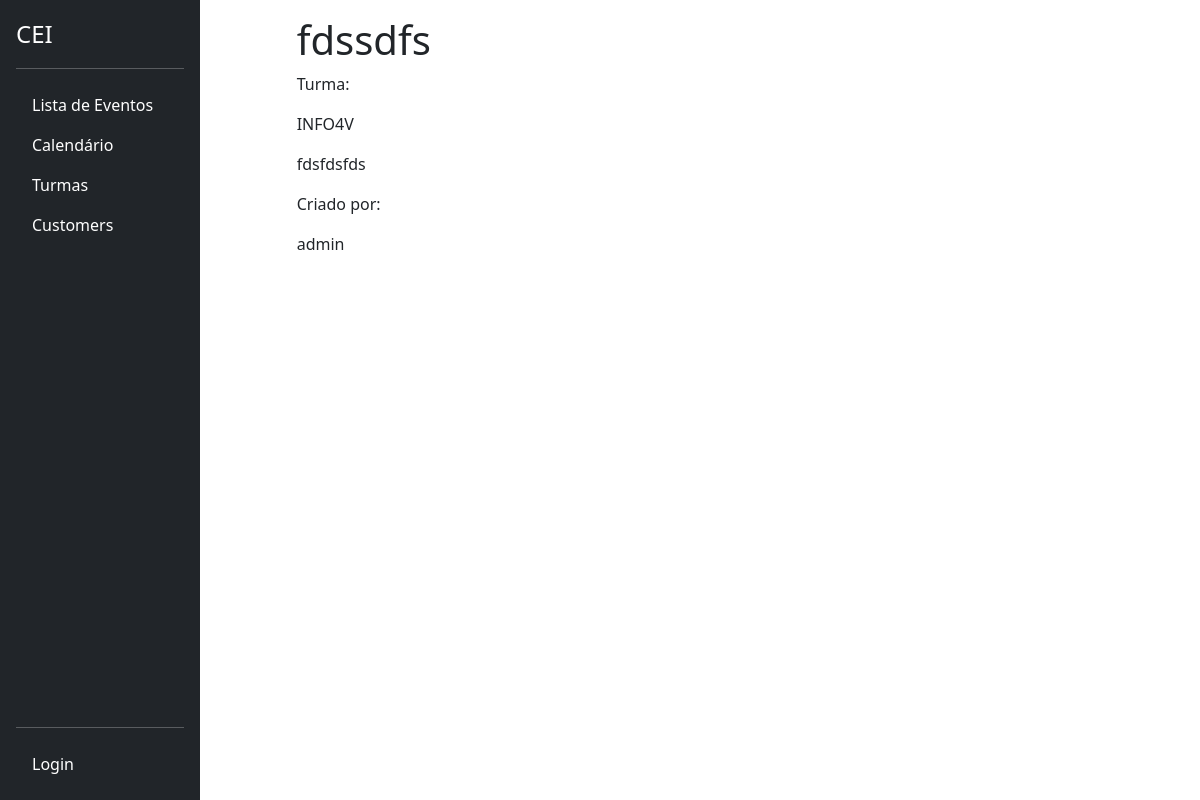
The app's page /task/20/ with its own data.
### tasks/models.py (models this page shows, shortened)
class Task(models.Model):
    id = models.BigAutoField(primary_key=True)
    title = models.CharField(max_length=255)
    description = models.TextField()
    start_date = models.DateField()
    end_date = models.DateField()
    total_subs = models.PositiveIntegerField(default=0)
    subs = models.PositiveIntegerField(default=0)
    start_time = models.TimeField()
    end_time = models.TimeField()
    usuario = models.ForeignKey(CustomUser, on_delete=models.PROTECT)
    turma = models.ForeignKey('classes.Turma', on_delete=models.CASCADE)
    created_at = models.DateTimeField(auto_now_add=True)
    updated_at = models.DateTimeField(auto_now=True)

### classes/models.py (models this page shows, shortened)
class Turma(models.Model):
    TURNO_CHOICES = [
        ('manha', 'Manhã'),
        ('tarde', 'Tarde'),
        ('noite', 'Noite'),
    ]
    CURSO_CHOICES = [
        ('edificacoes', 'Edificações'),
        ('informatica', 'Informática'),
        ('meio_ambiente', 'Meio Ambiente'),
        ('matematica', 'Matemática'),
    ]
    SERIE_CHOICES = [
        ('1', '1º Ano'),
        ('2', '2º Ano'),
        ('3', '3º Ano'),
        ('4', '4º Ano'),
    ]
    nome = models.CharField(max_length=100)
    serie = models.CharField(max_length=1, choices=SERIE_CHOICES)
    turno = models.CharField(max_length=5, choices=TURNO_CHOICES)
    curso = models.CharField(max_length=15, choices=CURSO_CHOICES)

### profiles/models.py (models this page shows)
class CustomUser(AbstractUser):
    id = models.BigAutoField(primary_key=True)
    turma = models.ForeignKey('classes.Turma', on_delete=models.SET_NULL, blank=True, null=True)

### tasks/views.py (the view)
# urls.py: path('task/<int:pk>/', TaskDetailView.as_view(), name='task-view'),
class TaskDetailView(DetailView):
    model = Task
    template_name = 'tasks/task.html'
    context_object_name = 'task'

### tasks/templates/tasks/task.html (shortened to what this page needs)
{% extends 'base.html' %}
{% block content %}
<div class="offset-1 col-10 list-div">
    <h1>{{task.title}}</h1>
    <p>Turma:</p><p>{{task.turma.nome}}</p>
    <p>{{task.description}}</p>
    <p>Criado por:</p><p>{{task.usuario}}</p>
</div>
{% endblock %}

### tasks/static/css/styles.css (style rules this page uses)
.list-div { padding: 0; }

### records on screen
Task: title "fdssdfs", turma.nome "INFO4V", description "fdsfdsfds", usuario "admin"
